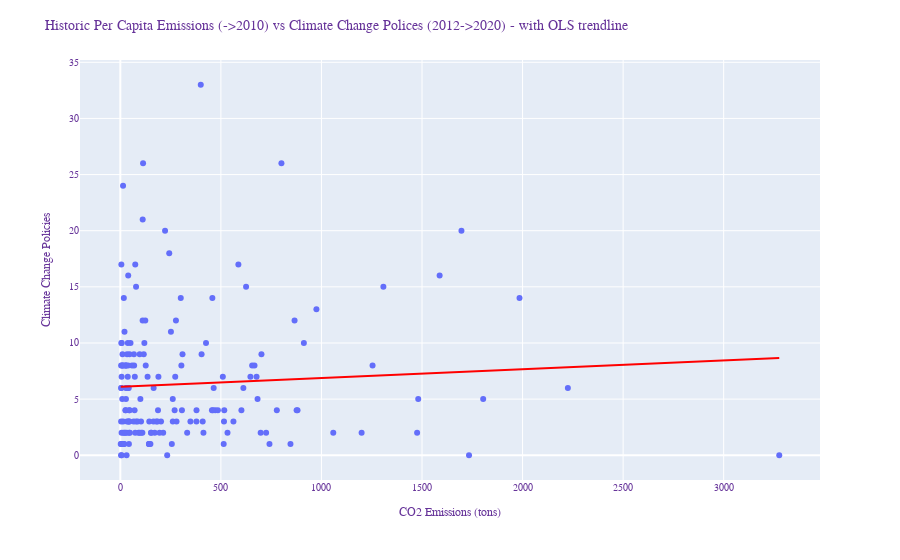

The notebook cell this image was saved under:
### Markdown cell above
#### 3.3 Scatterplots and OLS

The following code displays a scatterplot of CO2 per capita up till 2010 on climate change laws implemented between 2012 and 2020. The red line represents the ordinary least squared (OLS). Below the graph is a regression table, we will decipher its meaning and discuss its limitations and insignificance.

### Code cell
df = df_acc_final

fig = px.scatter(df, y="laws_impl_2012_2020", x="tot_co2_per_capita_up_till_2010",
                 hover_name="country", trendline='ols', hover_data={'laws_impl_2012_2020': ':.1f', 'tot_co2_per_capita_up_till_2010': ':.1f'},
                 trendline_color_override='red',
                 labels={'laws_impl_2012_2020': 'Climate change laws implemented 2012-2020',
                         'tot_co2_per_capita_up_till_2010': 'Tot Co2 emissions<br> per capita until 2010'},
                 log_x=False)

fig.update_layout(
    title="Historic Per Capita Emissions (->2010) vs Climate Change Polices (2012->2020) - with OLS trendline",
    xaxis_title="CO2 Emissions (tons)",
    yaxis_title="Climate Change Policies",
    font=font_dict
)

results = px.get_trendline_results(fig)
fig.show()
print(results.px_fit_results.iloc[0].summary())

### Figure 1 — Plotly figure (JSON) as saved in the notebook; plotly's stock layout.template omitted (floating-point values rounded to 4 significant figures; data arrays with more than 128 entries replaced by an {"elided": "..."} marker saying what was removed)
{"data": [{"hovertemplate": "<b>%{hovertext}</b><br><br>Tot Co2 emissions<br> per capita until 2010=%{x:.1f}<br>Climate change laws implemented 2012-2020=%{y:.1f}<extra></extra>", "hovertext": {"elided": "171 str values"}, "legendgroup": "", "marker": {"color": "#636efa", "symbol": "circle"}, "mode": "markers", "name": "", "orientation": "v", "showlegend": false, "type": "scatter", "x": {"elided": "171 float values"}, "xaxis": "x", "y": {"elided": "171 int values"}, "yaxis": "y"}, {"hovertemplate": "<b>OLS trendline</b><br>laws_impl_2012_2020 = 0.000783608 * tot_co2_per_capita_up_till_2010 + 6.09771<br>R<sup>2</sup>=0.004500<br><br>Tot Co2 emissions<br> per capita until 2010=%{x:.1f}<br>Climate change laws implemented 2012-2020=%{y:.1f} <b>(trend)</b><extra></extra>", "legendgroup": "", "line": {"color": "red"}, "marker": {"color": "#636efa", "symbol": "circle"}, "mode": "lines", "name": "", "showlegend": false, "type": "scatter", "x": {"elided": "171 float values"}, "xaxis": "x", "y": {"elided": "171 float values"}, "yaxis": "y"}], "layout": {"font": {"color": "RebeccaPurple", "family": "Courier New, monospace", "size": 10}, "legend": {"tracegroupgap": 0}, "margin": {"t": 60}, "title": {"text": "Historic Per Capita Emissions (->2010) vs Climate Change Polices (2012->2020) - with OLS trendline"}, "xaxis": {"anchor": "y", "domain": [0, 1], "title": {"text": "CO2 Emissions (tons)"}}, "yaxis": {"anchor": "x", "domain": [0, 1], "title": {"text": "Climate Change Policies"}}}}
